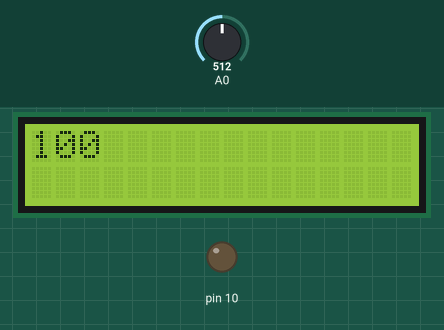
A sketch run on a simulated Arduino Uno, built with avr-gcc and run on an emulated ATmega328P. Parts: 16×2 character LCD, output pins drawn as LEDs (lit = HIGH). Inputs (shaded band) come from the test bench; at power-on: A0 = 512.

Above: at 1.2 s.
1.3 s: A0 set to 343
2.8 s: A0 set to 309
At 3.7 s:
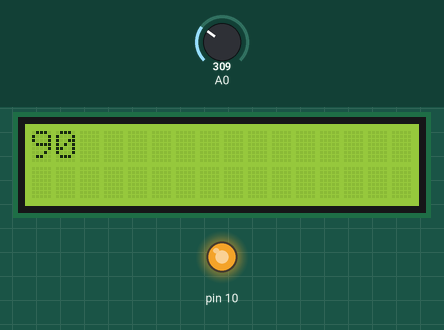
Timing chart, 0 to 5.8 s (numbered marks = the images above; inputs shaded):
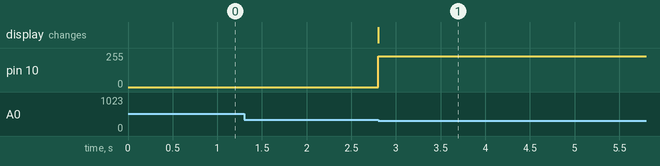

Measured:
- the behaviour switches between 325 and 324 on A0 (found by bisection; images 0 and 1)
- after the input at 1.3 s, every drawn part: stays the same
- after the input at 2.8 s, pin 10: 0/255 → 230/255 at once; the display: first changes at once (image 1 shows a later state)

The sketch:

dimming.ino
```cpp
#include<LiquidCrystal.h>

LiquidCrystal lcd(8,9,4,5,6,7);

int ocitajTaster() {
  int t = analogRead(0);
  if (t>700 && t<750) return 1;     //SELECT
  if (t>450 && t<500) return 2;     //LEFT
  if (t>275 && t<325) return 3;     //DOWN
  if (t>120 && t<150) return 4;     //UP
  if (t<30) return 5;               //RIGHT
  else return 0;                    //NONE
}

void setup() {
  lcd.begin(16,2);
}

int des_posto=25;
int pre, sad;
int dim=255;
int proc;
void loop() {
  pre=sad;
  proc=dim/des_posto;
  sad=ocitajTaster();
  lcd.print(10*proc);
  lcd.setCursor(0,0);
  if (pre==0 && sad==4) {
    dim=dim+des_posto;
    if (dim>249) dim=255;
    analogWrite(10,dim);
    lcd.clear();
  }
  if (pre==0 && sad==3) {
    dim=dim-des_posto;
    if (dim<6) dim=0;
    analogWrite(10,dim);
    lcd.clear();
  }
}
```
